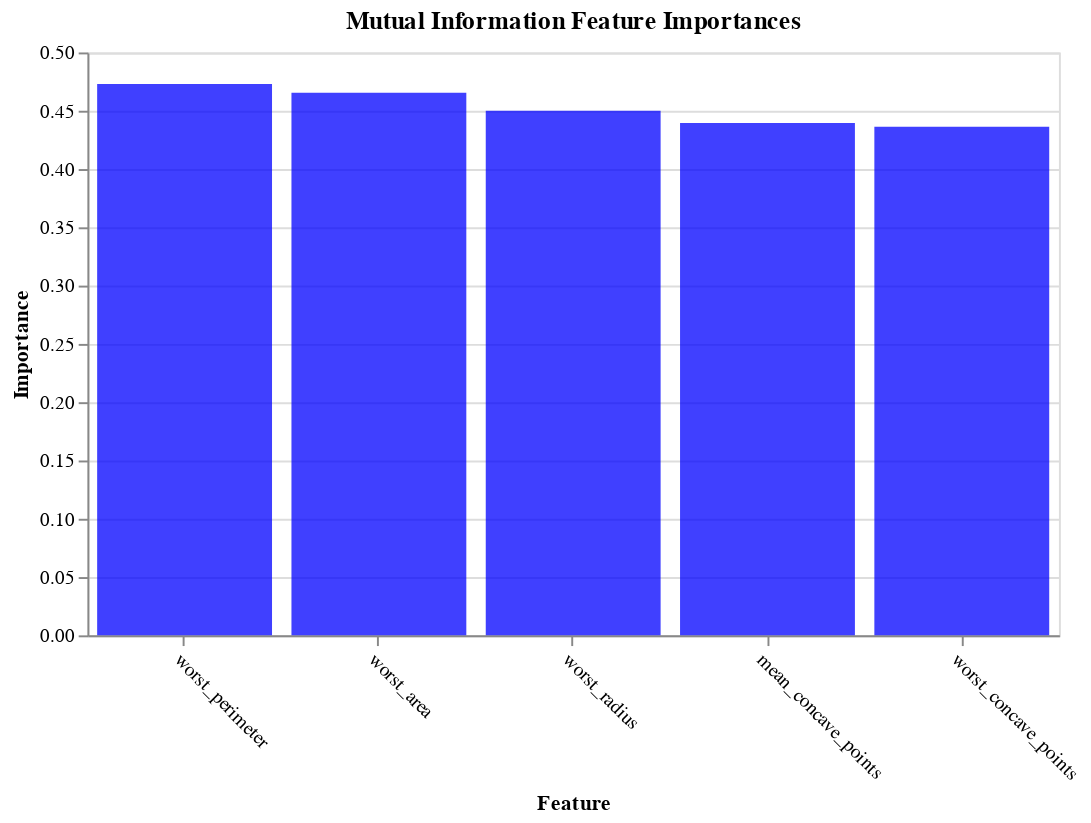

The notebook cell this image was saved under:
### Code cell
plot_imp(best_features_mutual_info, feature_importances_mutual_info, 'Mutual Information', 'blue')

### Figure 1 — Vega-Lite specification as saved in the notebook (floating-point values rounded to 4 significant figures)
{"config": {"view": {"continuousWidth": 400, "continuousHeight": 300}}, "data": {"name": "data-4ef8f35be52ba8321cacf06e60e9b94e"}, "mark": {"type": "bar", "color": "blue", "opacity": 0.75}, "encoding": {"x": {"type": "nominal", "axis": {"labelAngle": 45}, "field": "features", "sort": null, "title": "Feature"}, "y": {"type": "quantitative", "field": "importances", "title": "Importance"}}, "title": "Mutual Information Feature Importances", "width": 500, "$schema": "https://vega.github.io/schema/vega-lite/v4.0.2.json", "datasets": {"data-4ef8f35be52ba8321cacf06e60e9b94e": [{"features": "worst_perimeter", "importances": 0.473}, {"features": "worst_area", "importances": 0.4654}, {"features": "worst_radius", "importances": 0.45}, {"features": "mean_concave_points", "importances": 0.4395}, {"features": "worst_concave_points", "importances": 0.4364}]}}
